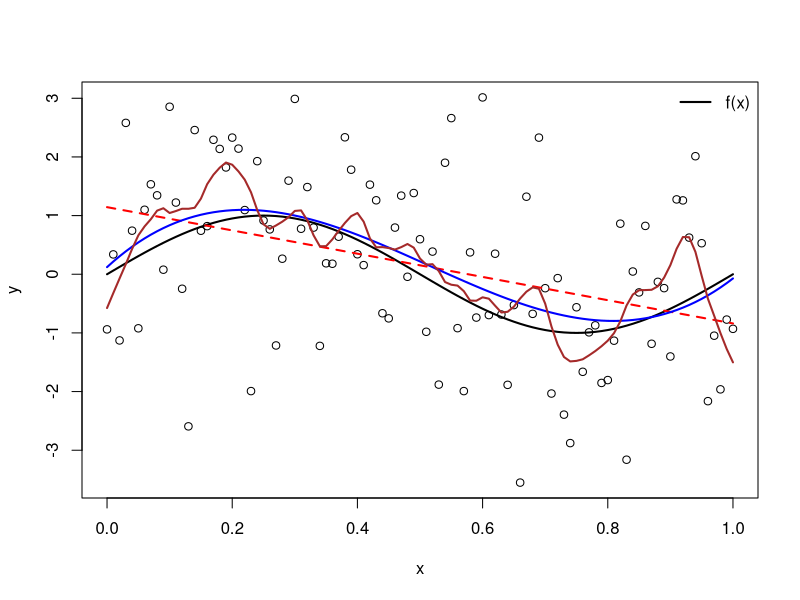

The R source for this figure:
## This script is intended to understand the behaviour of prediction accuracy.

rm(list=ls())

## 1. Supppose our true data is generated from a wiggly model as follows.

n <- 101
x <- seq(0, 1, length.out = n)

## wiggly function

fx <- sin(2 * pi * x)

# generate noisy data
set.seed(1)
y <- fx + rnorm(n, sd = 1.5)

# plot data and f(x)
plot(x, y)             # data
lines(x, fx, lwd = 2)  # f(x)
legend("topright", legend = "f(x)", lty = 1, lwd = 2, bty = "n")


## Fit the training data with a linear function

fit.lm <- lm(y~x)
yhat.lm <-predict(fit.lm)
lines(x,yhat.lm, col="red", lwd =2, lty=2)

## Fit the training data with a linear function

fit.poly <- lm(y ~ poly(x,3))
yhat.poly <- predict(fit.poly)
lines(x, yhat.poly, col = "blue", lwd=2,lty = 1)

## Fit the training data with a smooth curve

fit.lowess<- lowess(x,y,f = 0.1)
lines(x,fit.lowess$y,col = "brown",lwd= 2, lty=1)

